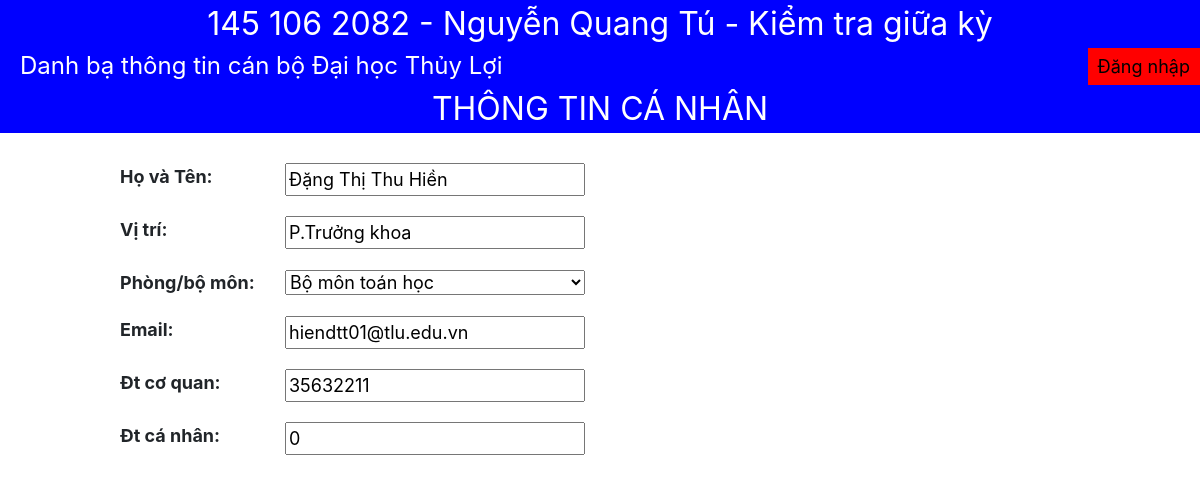
/userinfo.php?id=3, run on the app's committed database.
### tables this page shows
CREATE TABLE `users` (
  `userid` int(10) NOT NULL,
  `username` varchar(50) NOT NULL,
  `userpass` varchar(50) NOT NULL,
  `email` varchar(50) NOT NULL,
  `workphone` bigint(20) DEFAULT NULL,
  `personalphone` bigint(20) DEFAULT NULL,
  `subunitid` int(10) NOT NULL,
  `adminstatus` tinyint(1) NOT NULL,
  `position` varchar(50) DEFAULT NULL
);

### userinfo.php (the view, shortened to what this page needs)
<!DOCTYPE html>
<html lang = "en">
	<head>
		<link rel="stylesheet" href="https://maxcdn.bootstrapcdn.com/bootstrap/4.5.2/css/bootstrap.min.css">
		<link rel="stylesheet" href="style.css">
	</head>
	<body>
		<?php
			include('header.php');
		?>
		<div class = "header">
			<div class = "sv_banner">
				THÔNG TIN CÁ NHÂN
			</div>
		</div>
		<div class = "info-section">
			<?php
				require_once('mysqli_connect.php');
				$query = "select * from `users` INNER JOIN subunit on users.subunitid = subunit.subid  inner join unit on subunit.unit = unit.unitid where userid = ?";
				$q = mysqli_stmt_init($dbcon);
				mysqli_stmt_prepare($q, $query);
				mysqli_stmt_bind_param($q, "s", $_GET['id']);
				mysqli_stmt_execute($q);
				$result = mysqli_stmt_get_result($q);
				$row = mysqli_fetch_assoc($result);
			?>
			<form method = "POST" action = "process_update_delete.php">
				<div class = "row info-row">
					<div class = "col-2">
						<b>
							Họ và Tên:
						</b>
					</div>
					<div class = "col-10">
						<input type = "text" name = "input-name" class = "info-form-input-text" value = "<?php echo $row['username'];?>">
					</div>
				</div>
				<div class = "row info-row">
					<div class = "col-2">
						<b>
							Vị trí:
						</b>
					</div>
					<div class = "col-10">
						<input type = "text" name = "input-pos" class = "info-form-input-text" value = "<?php echo $row['position'];?>">
					</div>
				</div>
				<div class = "row info-row">
					<div class = "col-2">
						<b>
							Phòng/bộ môn:
						</b>
					</div>
					<div class = "col-10">
						<select name = "input-subunit" class = "info-form-input-text">
							<?php
								require_once('mysqli_connect.php');
								$query2 = "select * from `subunit`";
								$q2 = mysqli_stmt_init($dbcon);
								mysqli_stmt_prepare($q2, $query2);
								mysqli_stmt_execute($q2);
								$result = mysqli_stmt_get_result($q2);
								while($row2 = mysqli_fetch_array($result, MYSQLI_ASSOC))
								{
									echo '<option value="' .$row2['subid'].  '">' .$row2['subname']. '</option>';
								}
							?>
						</select>
					</div>
				</div>
				<div class = "row info-row">
					<div class = "col-2">
						<b>
							Email:
						</b>
					</div>
					<div class = "col-10">
						<input type = "text" name = "input-email" class = "info-form-input-text" value = "<?php echo $row['email'];?>">
					</div>
				</div>
				<div class = "row info-row">
					<div class = "col-2">
						<b>
							Đt cơ quan:
						</b>
					</div>
					<div class = "col-10">
						<input type = "text" name = "input-workphone" class = "info-form-input-text" value = "<?php echo $row['workphone'];?>">
					</div>
				</div>
				<div class = "row info-row">
					<div class = "col-2">
						<b>
							Đt cá nhân:
						</b>
					</div>
					<div class = "col-10">
						<input type = "text" name = "input-personalphone" class = "info-form-input-text" value = "<?php echo $row['personalphone'];?>">
					</div>
				</div>
			</form>
		</div>
	</body>
</html>

### style.css (style rules this page uses)
.sv_banner { width: 100%; text-align: center; font-size: 32px; background-color: blue; color: white; }
.info-section { margin-left: 10%; margin-right: 10%; padding-top: 20px; }
.info-form-input-text { min-width: 300px; }
.info-row { padding: 10px 0; font-size: 18px; }

### data on the page
users: input-name "Đặng Thị Thu Hiền", input-pos "P.Trưởng khoa", input-email "hiendtt01@tlu.edu.vn", input-workphone "35632211", input-personalphone "0"

### other printed values
form field input-subunit "Bộ môn toán học"
